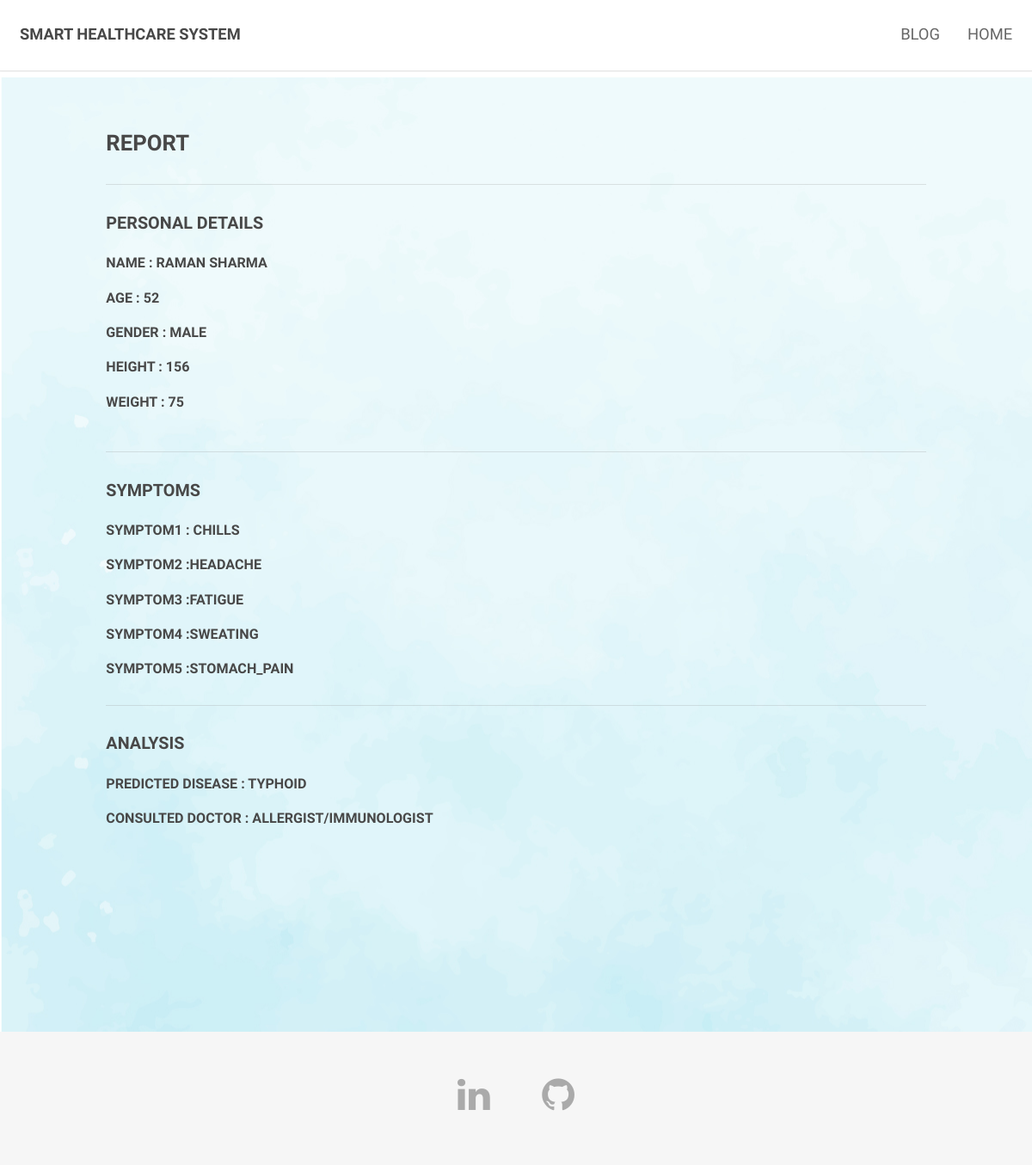
The page /report/6 on the database its author committed.
### predict/models.py (models this page shows, shortened)
class Report(models.Model):
    name = models.CharField(max_length=50)
    age = models. IntegerField()
    gender = models.CharField(max_length=30)
    height = models. IntegerField()
    weight = models. IntegerField()
    symptom1 = models.CharField(max_length=30)
    symptom2 = models.CharField(max_length=30, blank=True)
    symptom3 = models.CharField(max_length=30, blank=True)
    symptom4 = models.CharField(max_length=30, blank=True)
    symptom5 = models.CharField(max_length=30, blank=True)
    disease = models.CharField(max_length=30)
    consultDoctor = models.CharField(max_length=30)
    created = models.DateTimeField(auto_now_add=True)
    user = models.ForeignKey(User, on_delete=models.CASCADE)

### predict/views.py (the view)
# urls.py: path('report/<int:report_pk>', views.viewreport, name='viewreport'),
def viewreport(request, report_pk):
    report = get_object_or_404(Report, pk=report_pk)
    return render(request, "predict/viewreport.html", {'report':report})

### predict/templates/predict/viewreport.html (shortened to what this page needs)
<!DOCTYPE HTML>
<html>
	{% load static %}
	<head>
		<link rel="stylesheet" href="{% static 'predict/assets/css/main.css' %}" />
	</head>
	<body>
			<header id="header">
				<h1><strong><a href="{% url 'index' %}">Smart healthcare system</a></strong></h1>
				<nav id="nav">
					<ul>
						<li><a href="{% url 'blog:all_blogs' %}">Blog</a></li>
						<li><a href="{% url 'index' %}">Home</a></li>
					</ul>
				</nav>
			</header>
			<section id="main" class="wrapper">
				<div class="container">
					<h2 class="major special">Report</h2>
					<hr>
					<h3 class="major special">Personal details</h3>
					<fieldset>
                        <h4>NAME : {{ report.name }}</h4>
                        <h4>AGE : {{ report.age }}</h4>
                        <h4>GENDER : {{ report.gender }}</h4>
                        <h4>HEIGHT : {{ report.height }}</h4>
                        <h4>WEIGHT : {{ report.weight }}</h4>
					</fieldset>
					<hr>
					<h3 class="major special">symptoms</h3>
                    <h4>SYMPTOM1 : {{ report.symptom1 }}</h4>
                    <h4>SYMPTOM2 :{{ report.symptom2 }}</h4>
                    <h4>SYMPTOM3 :{{ report.symptom3 }}</h4>
                    <h4>SYMPTOM4 :{{ report.symptom4 }}</h4>
                    <h4>SYMPTOM5 :{{ report.symptom5 }}</h4>
					<hr>
					<h3 class="major special">ANALYSIS</h3>
                    <h4>PREDICTED DISEASE : {{ report.disease }}</h4>
                    <h4>CONSULTED DOCTOR : {{ report.consultDoctor }}</h4>
				</div>
			</section>
			<footer id="footer">
				<div class="container">
					<ul class="icons">
						<li><a href="https://www.linkedin.com/in/mayank-joshi-219658191/" class="icon fa-linkedin" target="_blank"></a></li>
						<li><a href="https://github.com/Mayank-J0shi" class="icon fa-github" target="_blank"></a></li>
					</ul>
				</div>
			</footer>
	</body>
</html>

### rows shown on the page
Report: name "RAMAN SHARMA", age "52", gender "MALE", height "156", weight "75", symptom1 "CHILLS", symptom2 "HEADACHE", symptom3 "FATIGUE", symptom4 "SWEATING", symptom5 "STOMACH_PAIN", disease "TYPHOID", consultDoctor "ALLERGIST/IMMUNOLOGIST"
